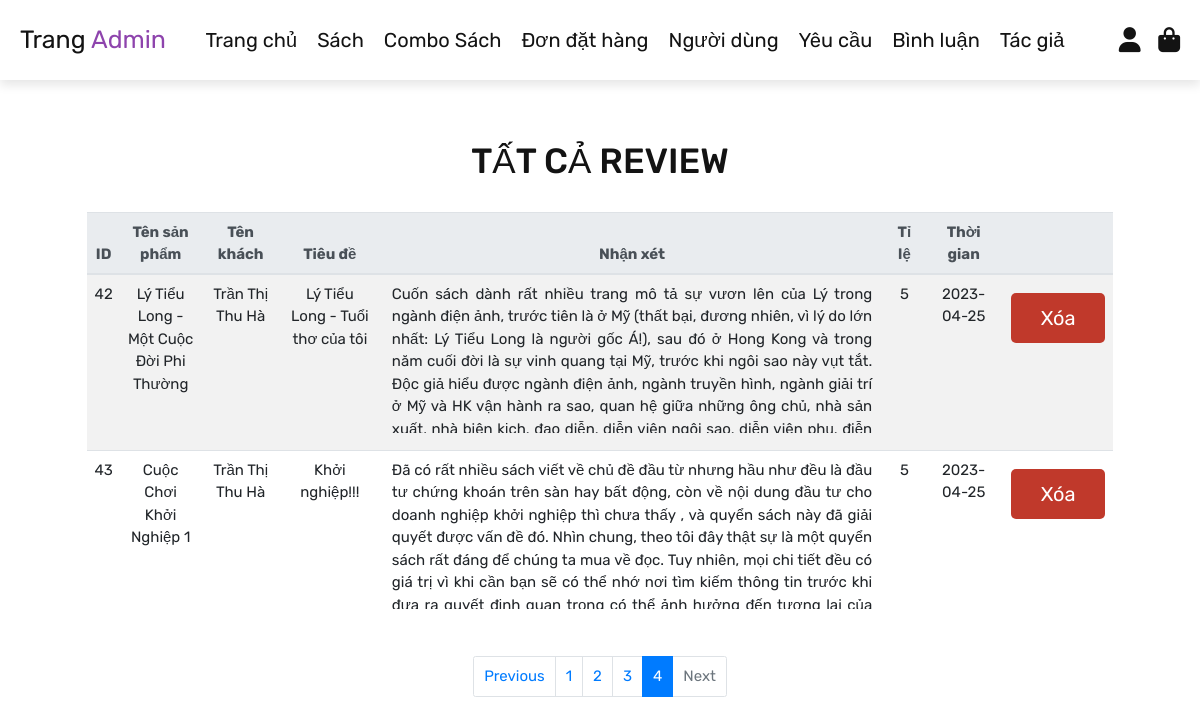
/admin/View/admin_review.php?page=4 (signed in), run on the app's committed database.
### tables this page shows
CREATE TABLE `reviews` (
  `id` int(100) NOT NULL,
  `product_id` varchar(10) DEFAULT NULL,
  `combo_id` varchar(255) DEFAULT NULL,
  `user_id` varchar(20) NOT NULL,
  `rating` varchar(1) NOT NULL,
  `title` varchar(200) NOT NULL,
  `description` varchar(2500) NOT NULL,
  `date` date NOT NULL DEFAULT current_timestamp()
);

CREATE TABLE `products` (
  `product_id` varchar(10) NOT NULL,
  `name` varchar(100) NOT NULL,
  `author` varchar(100) NOT NULL,
  `price` int(100) NOT NULL,
  `image` varchar(200) NOT NULL,
  `description` varchar(10000) NOT NULL,
  `supplier` varchar(100) NOT NULL,
  `publiser` varchar(100) NOT NULL,
  `date` datetime NOT NULL DEFAULT current_timestamp()
);

CREATE TABLE `users` (
  `user_id` varchar(10) NOT NULL,
  `fullname` varchar(100) NOT NULL,
  `username` varchar(100) DEFAULT NULL,
  `email` varchar(100) NOT NULL,
  `phonenumber` varchar(20) NOT NULL,
  `password` varchar(100) NOT NULL,
  `user_type` varchar(100) NOT NULL DEFAULT 'user',
  `image` varchar(100) NOT NULL
);

### admin/View/admin_review.php (the view, shortened to what this page needs)
<?php
include '../../config/config.php';
?>
<!DOCTYPE html>
<html lang="en">
<head>
    <link rel="stylesheet" href="https://maxcdn.bootstrapcdn.com/bootstrap/4.5.2/css/bootstrap.min.css">
    <link rel="stylesheet" href="https://cdnjs.cloudflare.com/ajax/libs/font-awesome/6.0.0/css/all.min.css">
    <link rel="stylesheet" href="../../public/css/admin.css">
</head>
<body>
    <?php include 'admin_header.php'; ?>
    <section class="admin_review">
        <h1 class="title" style="margin-top: 2rem;">Tất cả review</h1>
        <div class="table-review" style="margin-top:30px;">
            <?php
            $per_page = 6;
            $select_review = mysqli_query($conn, "SELECT * FROM `reviews`") or die('query fail');
            if (mysqli_num_rows($select_review) > 0) {
                while ($fetch_review = mysqli_fetch_assoc($select_review)) {
            ?>
            <?php
                    $total_products = mysqli_query($conn, "SELECT COUNT(*) AS total FROM `reviews`") or die('query failed');
                    $total_products = mysqli_fetch_assoc($total_products)['total'];
                    $total_pages = ceil($total_products / $per_page);
                    $current_page = isset($_GET['page']) ? $_GET['page'] : 1;
                    $url = "http://localhost:3000/admin/View/admin_review.php?page=";
                    $offset = ($current_page - 1) * $per_page;
                    $select_review = mysqli_query($conn, "SELECT * FROM reviews LIMIT $per_page OFFSET $offset") or die('query failed');
                    if (mysqli_num_rows($select_review) > 0) {
                    ?>
            <table class="table table-striped table-hover">
                <thead class="thead-light">
                    <tr>
                        <th style='width: 2%'>ID</th>
                        <th style='width: 8%'>Tên sản phẩm</th>
                        <th style='width: 8%'>Tên khách</th>
                        <th style='width: 10%'>Tiêu đề</th>
                        <th style='width: 55%'>Nhận xét</th>
                        <th style='width: 4%'>Tỉ lệ</th>
                        <th style='width: 8%'>Thời gian</th>
                        <th style='width: 5%'></th>
                    </tr>
                </thead>
                <?php
                            while ($fetch_review = mysqli_fetch_assoc($select_review)) {
                            ?>
                <?php
                                $sql_product = mysqli_query($conn, "SELECT name FROM `products` WHERE `product_id` = '" . $fetch_review['product_id'] . "'");
                                $sql_combo_product = mysqli_query($conn, "SELECT combo_name FROM `combo_products` WHERE `combo_id` = '" . $fetch_review['combo_id'] . "'");
                                $row_product = mysqli_fetch_array($sql_product);
                                $row_combo = mysqli_fetch_assoc($sql_combo_product);
                                $sql_user = mysqli_query($conn, "SELECT * FROM `users` WHERE `user_id` = '" . $fetch_review['user_id'] . "'");
                                $row_user = mysqli_fetch_assoc($sql_user);
                                echo "<tr>";
                                echo "<td data-label='ID'>" . $fetch_review['id'] . "</td>";
                                if ($row_product['name']) {
                                    echo "<td data-label='Tên sản phẩm'>" . $row_product['name'] . "</td>";
                                } else if ($row_combo['combo_name']) {
                                    echo "<td data-label='Tên khách'>" . $row_combo['combo_name'] . "</td>";
                                }
                                echo "<td data-label='Tên khách'>" . $row_user['fullname'] . "</td>";
                                echo "<td data-label='Tiêu đề'>" . $fetch_review['title'] . "</td>";
                                echo "<td data-label='Nhận xét' style='text-align: justify;'>
                    <p class = 'scroll'> " . $fetch_review['description'] . "</p>
                    </td>";
                                echo "<td data-label='Đánh giá'>" . $fetch_review['rating'] . "</td>";
                                echo " <td data-label='Thời gian'>" . $fetch_review['date'] . "</td>";
                                ?>
                <form action="../Controllers/adminController.php" method="post">
                    <td class='btn-review'><input type='submit' value='Xóa'
                            onclick='return confirm("Bạn chắc chắn muốn xóa?");' class='delete-btn'
                            name='delete_review'></td>
                </form>
                <?php echo "</tr>";
                            }
                        }
                    }
                } else {
                    echo '<p class="empty">Không có review nào tại đây</p>';
                }
                ?>
            </table>
        </div>
        <nav aria-label="Page navigation example" class="toolbar">
            <ul class="pagination justify-content-center d-flex flex-wrap">
                <li class="page-item <?php echo ($current_page <= 1) ? 'disabled' : ''; ?>">
                    <a class="page-link" href="<?php echo $url . ($current_page - 1); ?>" tabindex="-1">Previous</a>
                </li>
                <?php
                $start_page = ($current_page <= 3) ? 1 : $current_page - 2;
                $end_page = ($total_pages - $current_page >= 2) ? $current_page + 2 : $total_pages;
                if ($start_page > 1) {
                    echo '<li class="page-item"><a class="page-link" href="' . $url . '1">1</a></li>';
                }
                $num_displayed_pages = $end_page - $start_page + 1;
                for ($i = $start_page; $i <= $end_page; $i++) {
                    if ($num_displayed_pages <= 5 || ($i >= $current_page - 2 && $i <= $current_page + 2)) {
                        echo '<li class="page-item ' . (($i == $current_page) ? 'active' : '') . '"><a class="page-link" href="' . $url . $i . '">' . $i . '</a></li>';
                    }
                }
                ?>
                <li class="page-item <?php echo ($current_page >= $total_pages) ? 'disabled' : ''; ?>">
                    <a class="page-link" href="<?php echo $url . ($current_page + 1); ?>">Next</a>
                </li>
            </ul>
        </nav>
    </section>
</body>
</html>

### public/css/admin.css (style rules this page uses)
:root { --purple: #8e44ad; --red: #c0392b; --orange: #f39c12; --black: #131313; --white: #fff; --light-color: #666; --light-white: #ccc; --light-bg: rgba(255, 255, 255, 0.1); --border: 0.1rem solid var(--black); --box-shadow: 0 0.5rem 1rem rgba(0, 0, 0, 0.1); }
* { font-family: "Rubik", sans-serif; margin: 0; padding: 0; box-sizing: border-box; outline: none; border: none; text-decoration: none; transition: all 0.2s linear; }
.page-item .page-link { font-size: 1.5rem; }
.toolbar { display: flex; font-size: 1.5rem; padding: 2rem 0; border: none; }
.toolbar .pagination { margin: 0 auto; }
.toolbar .page-link { padding: 1rem 1rem; }
html { font-size: 62.5%; overflow-x: hidden; }
body { background-color: var(--light-bg); }
section { padding: 4rem 3rem; }
.title { text-align: center; align-items: center; text-transform: uppercase; color: var(--black); font-size: 3.5rem; }
.btn, .option-btn, .delete-btn, .white-btn { display: inline-block; margin-top: 1rem; padding: 1rem 3rem; cursor: pointer; color: var(--white); font-size: 2rem; border-radius: 0.5rem; text-transform: capitalize; }
.delete-btn { background-color: var(--red); }
.table .scroll { height: 15rem; text-overflow: ellipsis; overflow-x: hidden; padding: 0 5px; }
.table td, .table th { font-size: 1.5rem; max-height: 15rem; }
.table-review { width: 90%; margin: auto; text-align: center; background-color: #f8f8f600; border-radius: 5rem; }

### data on the page
reviews: id "42", product.name "Lý Tiểu Long - Một Cuộc Đời Phi Thường", user.fullname "Trần Thị Thu Hà", title "Lý Tiểu Long - Tuổi thơ của tôi", description "Cuốn sách dành rất nhiều trang mô tả sự vươn lên của Lý trong ngành điện ảnh, trước tiên là ở Mỹ (thất bại, đương nhiên, vì lý do lớn nhất: Lý Tiểu Long là người gốc Á!), sau đó ở Hong Kong và trong năm cuối đời là sự vinh quang tại Mỹ, trước khi ngôi sao này vụt tắt. Độc giả hiểu được ngành điện ảnh, ngành truyền hình, ngành giải trí ở Mỹ và HK vận hành ra sao, quan hệ giữa những ông chủ, nhà sản…", rating "5", date "2023-04-25"
reviews: id "43", product.name "Cuộc Chơi Khởi Nghiệp 1", user.fullname "Trần Thị Thu Hà", title "Khởi nghiệp!!!", description "Đã có rất nhiều sách viết về chủ đề đầu từ nhưng hầu như đều là đầu tư chứng khoán trên sàn hay bất động, còn về nội dung đầu tư cho doanh nghiệp khởi nghiệp thì chưa thấy , và quyển sách này đã giải quyết được vấn đề đó. Nhìn chung, theo tôi đây thật sự là một quyển sách rất đáng để chúng ta mua về đọc. Tuy nhiên, mọi chi tiết đều có giá trị vì khi cần bạn sẽ có thể nhớ nơi tìm kiếm thông tin trước khi…", rating "5", date "2023-04-25"
